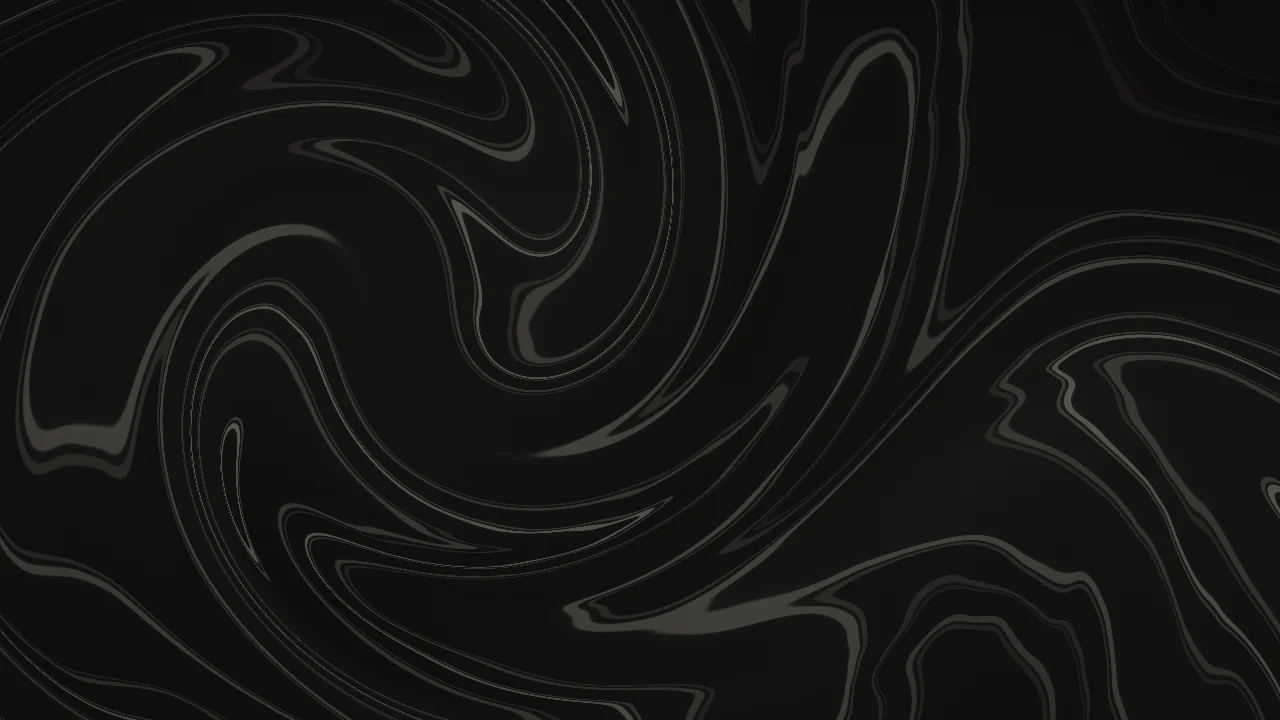
#> input picture assets/img/sumi-largo.webp, 1280 x 720 px
$ python og.py
#> lines starting #> are read from the running program, lines starting #| are printed output that depends on the picture
"""og.jpg (1200x630) e apple-touch-icon.png. Uso: python tools/og.py
Fonte: _ref/fontes/ShipporiMinchoB1-ExtraBold.ttf (baixada do Google Fonts)."""
import os
from PIL import Image, ImageDraw, ImageFont, ImageOps
AQUI = os.path.dirname(os.path.abspath(__file__)); SITE = os.path.dirname(AQUI); R = os.path.join(SITE, '..', '_ref')
F = os.path.join(R, 'fontes', 'ShipporiMinchoB1-ExtraBold.ttf')
SUMI, PAPEL, SHU = (14, 13, 12), (236, 229, 216), (200, 56, 28)

def main():
    og = Image.new('RGB', (1200, 630), SUMI)
    fundo = Image.open(os.path.join(SITE, 'assets', 'img', 'sumi-largo.webp')).convert('RGB').resize((1200, 675)).crop((0, 20, 1200, 650))
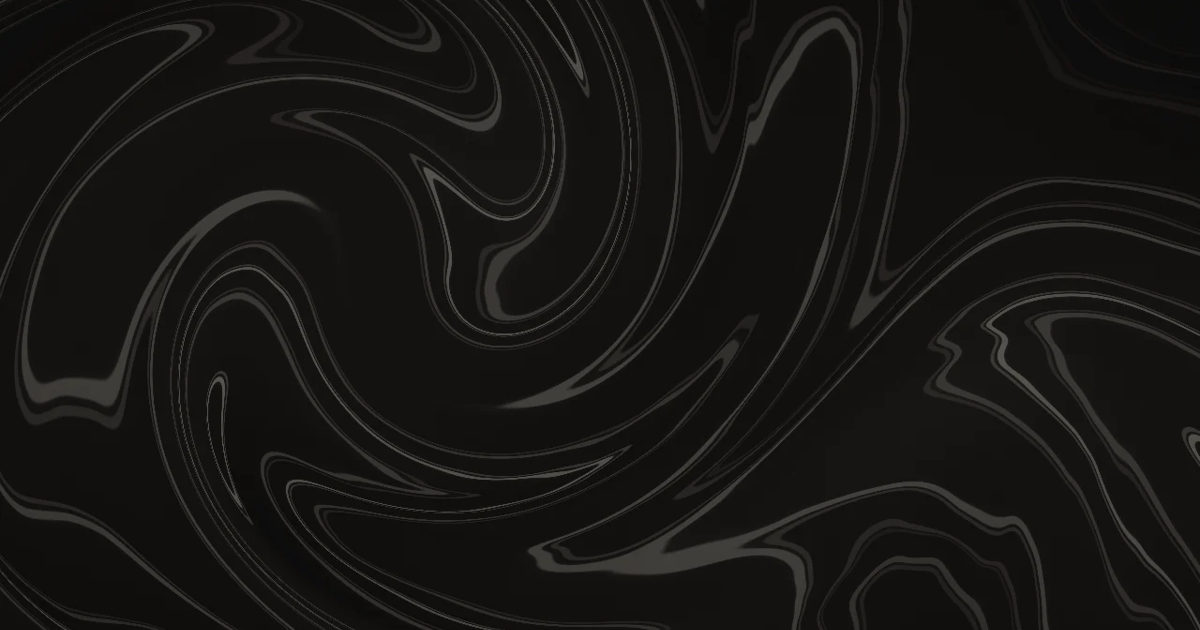
#> fundo: PIL image 1200x630 RGB; mean R, G, B 23.2, 21.3, 19.4
    og.paste(fundo, (0, 0))
#> (the run stopped early here; a loop or call above may not have finished)

$ run again, with assets/img/sobre.webp copied over assets/img/sumi-largo.webp
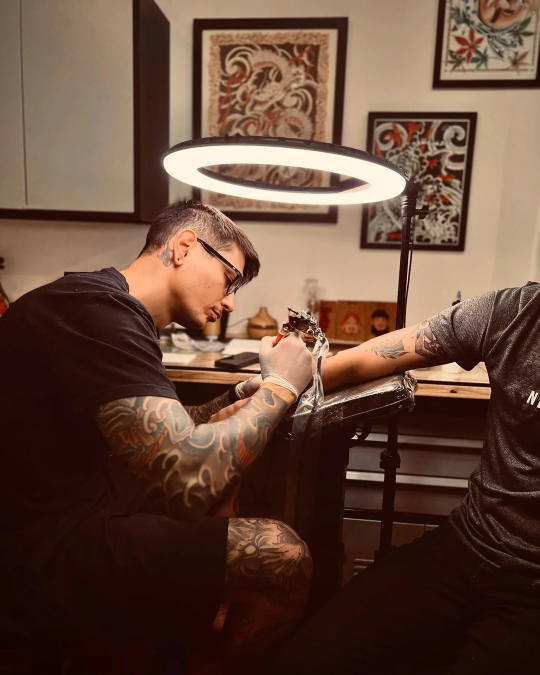
#> input picture assets/img/sobre.webp, 1080 x 1350 px (shown at 1/2 size)
#> in main, `fundo = Image.open(os.path.join(SITE, 'assets', 'img', 'sumi-largo.web..`:
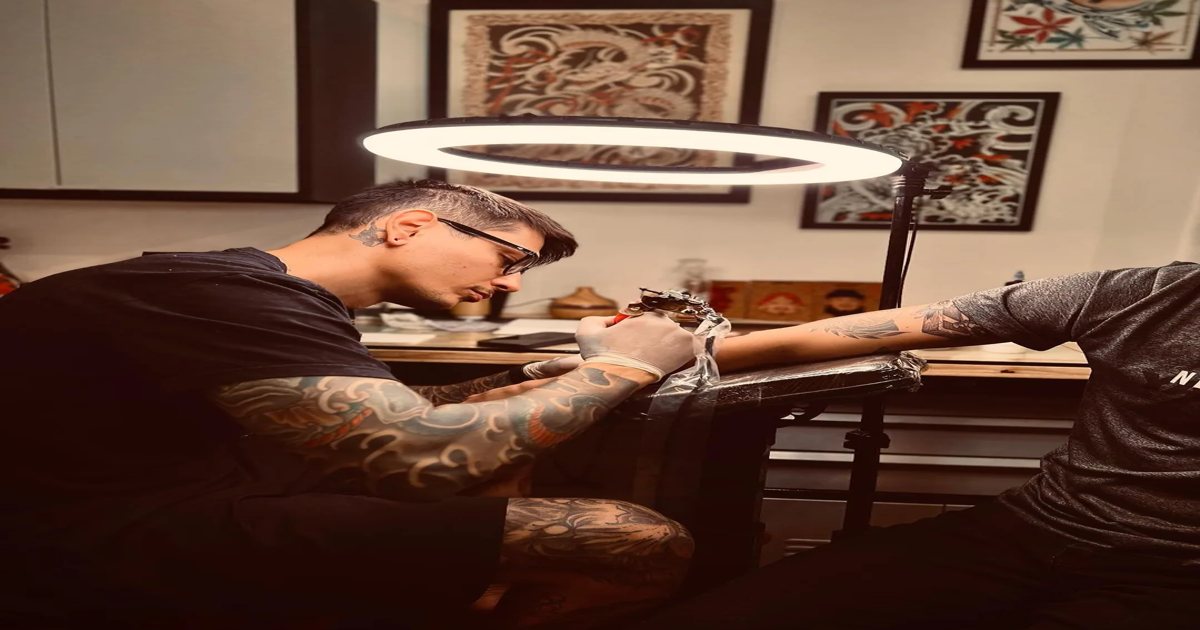
#> fundo: PIL image 1200x630 RGB; mean R, G, B 104.5, 75, 59.9
